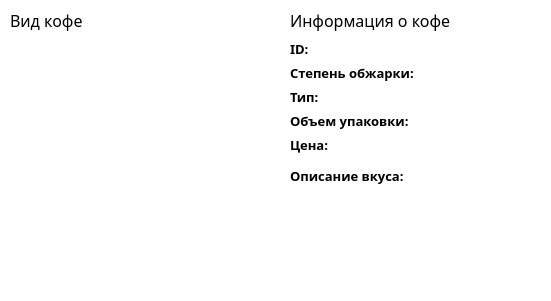
<?xml version="1.0" encoding="UTF-8"?>
<ui version="4.0">
 <class>MainWindow</class>
 <widget class="QMainWindow" name="MainWindow">
  <property name="geometry">
   <rect>
    <x>0</x>
    <y>0</y>
    <width>551</width>
    <height>301</height>
   </rect>
  </property>
  <property name="windowTitle">
   <string>MainWindow</string>
  </property>
  <property name="styleSheet">
   <string notr="true">background-color: rgb(255, 255, 255)</string>
  </property>
  <widget class="QWidget" name="centralwidget">
   <widget class="QListWidget" name="listWidget">
    <property name="geometry">
     <rect>
      <x>10</x>
      <y>40</y>
      <width>271</width>
      <height>251</height>
     </rect>
    </property>
    <property name="font">
     <font>
      <family>Bahnschrift SemiLight</family>
      <pointsize>10</pointsize>
     </font>
    </property>
    <property name="frameShape">
     <enum>QFrame::NoFrame</enum>
    </property>
   </widget>
   <widget class="QWidget" name="formLayoutWidget">
    <property name="geometry">
     <rect>
      <x>290</x>
      <y>40</y>
      <width>251</width>
      <height>251</height>
     </rect>
    </property>
    <layout class="QFormLayout" name="formLayout">
     <item row="0" column="0">
      <widget class="QLabel" name="label">
       <property name="font">
        <font>
         <family>Bahnschrift SemiBold</family>
         <pointsize>10</pointsize>
         <weight>75</weight>
         <bold>true</bold>
        </font>
       </property>
       <property name="text">
        <string>ID:</string>
       </property>
      </widget>
     </item>
     <item row="1" column="0">
      <widget class="QLabel" name="label_2">
       <property name="font">
        <font>
         <family>Bahnschrift SemiBold</family>
         <pointsize>10</pointsize>
         <weight>75</weight>
         <bold>true</bold>
        </font>
       </property>
       <property name="text">
        <string>Степень обжарки:</string>
       </property>
      </widget>
     </item>
     <item row="2" column="0">
      <widget class="QLabel" name="label_3">
       <property name="font">
        <font>
         <family>Bahnschrift SemiBold</family>
         <pointsize>10</pointsize>
         <weight>75</weight>
         <bold>true</bold>
        </font>
       </property>
       <property name="text">
        <string>Тип:</string>
       </property>
      </widget>
     </item>
     <item row="3" column="0">
      <widget class="QLabel" name="label_4">
       <property name="font">
        <font>
         <family>Bahnschrift SemiBold</family>
         <pointsize>10</pointsize>
         <weight>75</weight>
         <bold>true</bold>
        </font>
       </property>
       <property name="text">
        <string>Объем упаковки:</string>
       </property>
      </widget>
     </item>
     <item row="4" column="0">
      <widget class="QLabel" name="label_5">
       <property name="font">
        <font>
         <family>Bahnschrift SemiBold</family>
         <pointsize>10</pointsize>
         <weight>75</weight>
         <bold>true</bold>
        </font>
       </property>
       <property name="text">
        <string>Цена:</string>
       </property>
      </widget>
     </item>
     <item row="5" column="0">
      <widget class="QLabel" name="label_6">
       <property name="font">
        <font>
         <family>Bahnschrift SemiBold</family>
         <pointsize>10</pointsize>
         <weight>75</weight>
         <bold>true</bold>
        </font>
       </property>
       <property name="text">
        <string>Описание вкуса:</string>
       </property>
      </widget>
     </item>
     <item row="0" column="1">
      <widget class="QLabel" name="label_7">
       <property name="font">
        <font>
         <family>Lucida Sans Unicode</family>
        </font>
       </property>
       <property name="text">
        <string/>
       </property>
      </widget>
     </item>
     <item row="1" column="1">
      <widget class="QLabel" name="label_8">
       <property name="font">
        <font>
         <family>Lucida Sans Unicode</family>
        </font>
       </property>
       <property name="text">
        <string/>
       </property>
      </widget>
     </item>
     <item row="2" column="1">
      <widget class="QLabel" name="label_9">
       <property name="font">
        <font>
         <family>Lucida Sans Unicode</family>
        </font>
       </property>
       <property name="text">
        <string/>
       </property>
      </widget>
     </item>
     <item row="3" column="1">
      <widget class="QLabel" name="label_10">
       <property name="font">
        <font>
         <family>Lucida Sans Unicode</family>
        </font>
       </property>
       <property name="text">
        <string/>
       </property>
      </widget>
     </item>
     <item row="4" column="1">
      <widget class="QLabel" name="label_11">
       <property name="font">
        <font>
         <family>Lucida Sans Unicode</family>
        </font>
       </property>
       <property name="text">
        <string/>
       </property>
      </widget>
     </item>
     <item row="5" column="1">
      <widget class="QPlainTextEdit" name="plainTextEdit">
       <property name="font">
        <font>
         <family>Lucida Sans Unicode</family>
        </font>
       </property>
       <property name="frameShape">
        <enum>QFrame::NoFrame</enum>
       </property>
       <property name="readOnly">
        <bool>true</bool>
       </property>
       <property name="plainText">
        <string/>
       </property>
      </widget>
     </item>
    </layout>
   </widget>
   <widget class="QLabel" name="label_12">
    <property name="geometry">
     <rect>
      <x>10</x>
      <y>10</y>
      <width>271</width>
      <height>21</height>
     </rect>
    </property>
    <property name="font">
     <font>
      <family>Century Gothic</family>
      <pointsize>12</pointsize>
     </font>
    </property>
    <property name="text">
     <string>Вид кофе</string>
    </property>
   </widget>
   <widget class="QLabel" name="label_13">
    <property name="geometry">
     <rect>
      <x>290</x>
      <y>10</y>
      <width>201</width>
      <height>21</height>
     </rect>
    </property>
    <property name="font">
     <font>
      <family>Century Gothic</family>
      <pointsize>12</pointsize>
     </font>
    </property>
    <property name="text">
     <string>Информация о кофе</string>
    </property>
   </widget>
  </widget>
 </widget>
 <resources/>
 <connections/>
</ui>
